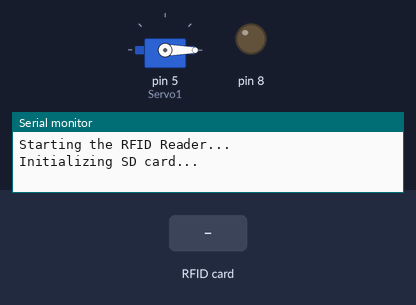
Bench run of a sketch on a simulated Arduino Uno, built with avr-gcc and run on an emulated ATmega328P. On the bench: servo, output pins drawn as LEDs (lit = HIGH), the last lines printed to the serial monitor. Inputs (shaded band) come from the test bench. The local clock reads 2024-03-15 10:24:30 at power-on unless the sketch sets it; storage starts empty; pins used as bus, display or sensor lines are not drawn.

Above: at 1.2 s.
1.3 s: RFID card 5E 7A 19 C4 held to the reader
At 1.8 s:
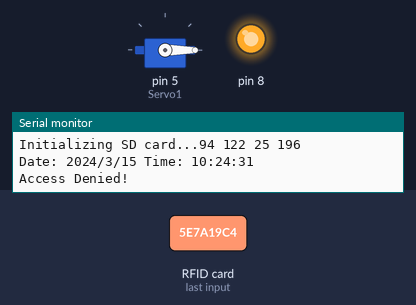
Timing chart, 0 to 4.8 s (numbered marks = the images above; inputs shaded):
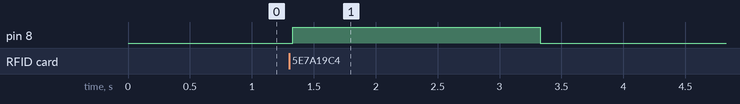

The sketch:

CardInfo.ino
```cpp
#include <SPI.h>
#include <RFID.h>
#include <Servo.h>
#include <SD.h> // Include the SD library
#include <RTClib.h> // Include the RTC library for date and time

#define SS_PIN 10
#define RST_PIN 9
RFID rfid(SS_PIN, RST_PIN);

Servo Servo1;

String rfidCard;

File dataFile; // File object for data logging
RTC_DS1307 rtc; // RTC object for date and time

void setup() {
  Serial.begin(9600);
  Serial.println("Starting the RFID Reader...");
  SPI.begin();
  rfid.init();
  Servo1.attach(5);
  Servo1.write(0);
  pinMode(8, OUTPUT);


  // Initialize the SD card
  if (!SD.begin(10)) {
    Serial.println("SD Card initialization failed!");
    while (1); // Halt the program
  }
  Serial.print("Initializing SD card...");

  // Initialize the RTC
  if (!rtc.begin()) {
    Serial.println("RTC initialization failed!");
    while (1); // Halt the program
  }

  // Uncomment the line below to set the RTC date and time (if not already set)
  // rtc.adjust(DateTime(F(__DATE__), F(__TIME__)));

  // Open the data log file
  dataFile = SD.open("log.csv", FILE_WRITE);

  if (dataFile) {
    // Write header to the CSV file
    dataFile.println("Date,Time,RFID Card");
    dataFile.close();
  } else {
    Serial.println("Error opening log.csv");
  }
}


void loop() {
  if (rfid.isCard()) {
    if (rfid.readCardSerial()) {
      rfidCard = String(rfid.serNum[0]) + " " + String(rfid.serNum[1]) + " " + String(rfid.serNum[2]) + " " + String(rfid.serNum[3]);
      Serial.println(rfidCard);

      // Get the current date and time from the RTC
      DateTime now = rtc.now();

      Serial.print("Date: ");
      Serial.print(now.year(), DEC);
      Serial.print('/');
      Serial.print(now.month(), DEC);
      Serial.print('/');
      Serial.print(now.day(), DEC);
      Serial.print(" Time: ");
      Serial.print(now.hour(), DEC);
      Serial.print(':');
      Serial.print(now.minute(), DEC);
      Serial.print(':');
      Serial.println(now.second(), DEC);


      // Open the data log file for appending
      dataFile = SD.open("log.csv", FILE_WRITE);

      if (dataFile) {
        // Write the date, time, and RFID card to the CSV file
        dataFile.print(now.year(), DEC);
        dataFile.print('/');
        dataFile.print(now.month(), DEC);
        dataFile.print('/');
        dataFile.print(now.day(), DEC);
        dataFile.print(',');
        dataFile.print(now.hour(), DEC);
        dataFile.print(':');
        dataFile.print(now.minute(), DEC);
        dataFile.print(':');
        dataFile.print(now.second(), DEC);
        dataFile.print(',');
        dataFile.println(rfidCard);
        dataFile.close();
      } else {
        Serial.println("Error opening log.csv");
      }

      if (rfidCard == "168 190 190 18") {
        Serial.println("Access Granted!");
        digitalWrite(8, HIGH);
        digitalWrite(7, HIGH);
        delay(100);
        digitalWrite(8, LOW);
        digitalWrite(7, LOW);
        delay(100);
        // Rest of your code for granting access
      } else {
        Serial.println("Access Denied!");
        digitalWrite(8, HIGH);
        digitalWrite(6, HIGH);
        delay(2000);
        digitalWrite(8, LOW);
        digitalWrite(6, LOW);
      }
    }
    rfid.halt();
  }
}
```

Measured:
- after the input at 1.3 s, pin 8: LOW → HIGH at once, → LOW 2.0 s later
